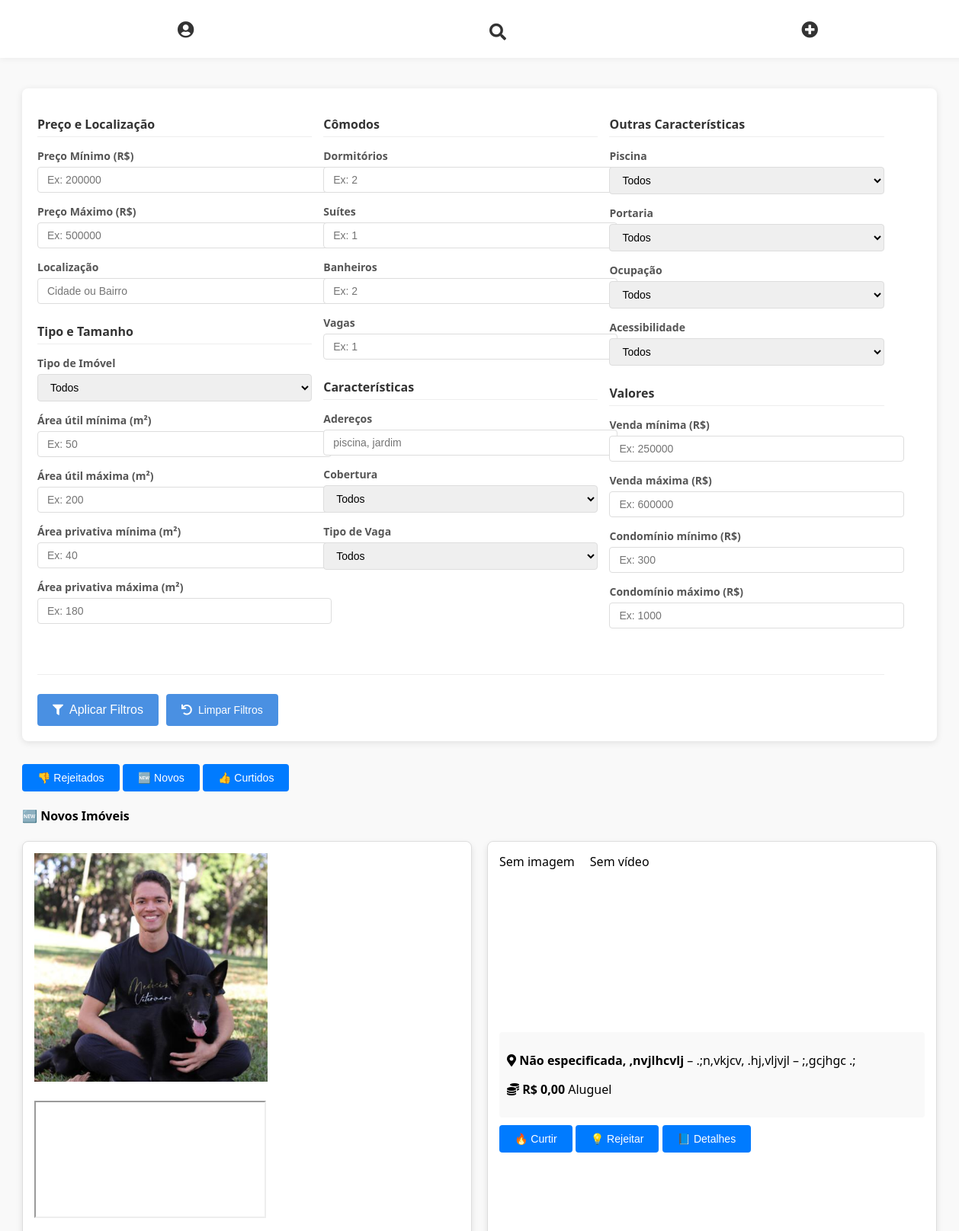
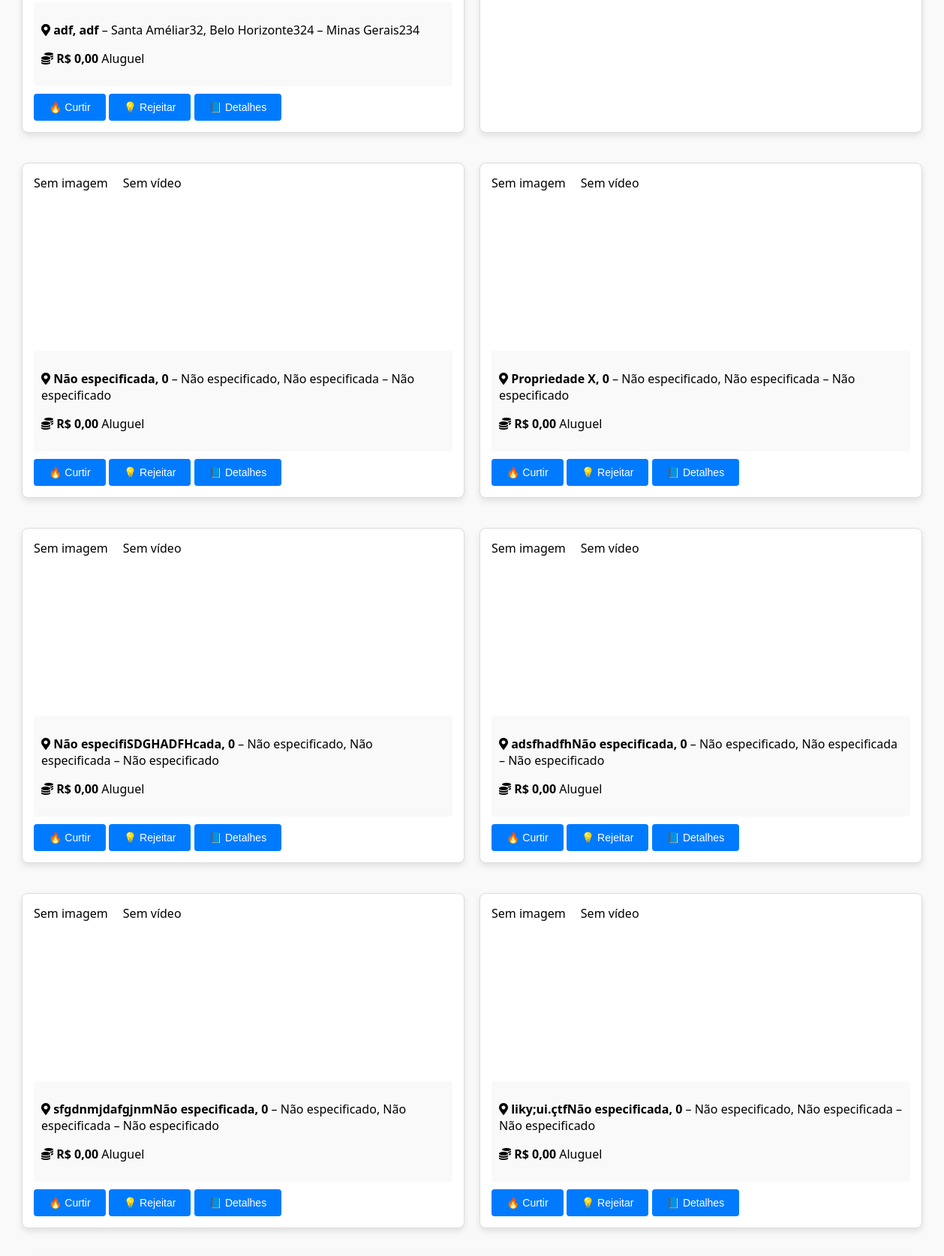
/ (signed in, upper part), run on the app's committed database (2 pictures, top to bottom).
### sales/models.py (models this page shows, shortened)
class Property(models.Model):
    likes = models.ManyToManyField(User, related_name='property_likes', blank=True)
    dislikes = models.ManyToManyField(User, related_name='property_dislikes', blank=True)
    owner = models.ManyToManyField(PropertyOwner, related_name="properties")
    street = models.CharField(max_length=255, verbose_name="Rua", default="Não especificada")
    street_number = models.CharField(max_length=10, verbose_name="Número", default="0")
    zip_code = models.CharField(max_length=10, verbose_name="CEP", default="00000-000")
    neighborhood = models.CharField(max_length=100, verbose_name="Bairro", default="Não especificado")
    city = models.CharField(max_length=100, verbose_name="Cidade", default="Não especificada")
    state = models.CharField(max_length=100, verbose_name="Estado", default="Não especificado")
    property_type = models.CharField(
        max_length=50,
        choices=[('apartment', 'Apartamento'), ('house', 'Casa'), ('land', 'Lote'), ('farm', 'Fazenda'), ('wahehouse', 'Galpão'), ('commercial', 'Comercial')],
        verbose_name="Tipo de Imóvel",
        default='apartment'
    )
    property_area = models.DecimalField(max_digits=10, decimal_places=2, verbose_name="Área útil do imóvel (m²)", default=0.0)
    bedrooms = models.IntegerField(verbose_name="Dormitórios (incluindo suítes)", default=1)
    suites = models.IntegerField(verbose_name="Suítes", default=0)
    bathrooms = models.IntegerField(verbose_name="Banheiros", default=1)
    features = models.CharField(max_length=255, verbose_name="Adereços", default="Nenhum")  # Usando um CharField para valores separados por vírgula
    is_covered = models.CharField(
        max_length=3,
        choices=[('yes', 'Sim'), ('no', 'Não')],
        verbose_name="Cobertura",
        default='no'
    )
    private_area = models.DecimalField(max_digits=10, decimal_places=2, verbose_name="Área privativa (m²)", default=0.0)
    garage_spots = models.IntegerField(verbose_name="Vagas de garagem", default=0)
    garage_type = models.CharField(
        max_length=20,
        choices=[
            ('covered', 'Coberta'),
            ('free', 'Livre'),
            ('covered_and_free', 'Coberta e Livre'),
            ('none', 'Nem Coberta nem Livre')
        ],
        verbose_name="Tipo de Vaga",
        default='none'
    )
    has_pool = models.CharField(
        max_length=3,
        choices=[('yes', 'Sim'), ('no', 'Não')],
        verbose_name="Piscina",
        default='no'
    )
    has_gatehouse = models.CharField(
        max_length=20,
        choices=[
            ('24h', '24 h'),
            ('daytime', 'Diurna'),
            ('night', 'Noturna'),
            ('none', 'Sem portaria')
        ],
        verbose_name="Portaria",
        default='none'
    )
    is_occupied = models.CharField(
        max_length=20,
        choices=[
            ('vacant', 'Está vago'),
            ('owner', 'Proprietário mora'),
            ('tenant', 'Inquilino mora')
        ],
        verbose_name="Alguém mora no imóvel",
        default='vacant'
    )
    access = models.CharField(
        max_length=20,
        choices=[('Key', 'Chave'), ('Biometry', 'Biometria'), ('Password', 'Senha')],
        verbose_name="Acesso",
        default='Key'
    )
    accessibility = models.CharField(
        max_length=3,
        choices=[('yes', 'Sim'), ('no', 'Não')],
        verbose_name="Acessibilidade",
        default='no'
    )
    move_availability = models.CharField(
        max_length=20,
        choices=[('immediate', 'Imediata'), ('30_days', '30 dias'), ('60_days', '60 dias'), ('other', 'Outro')],
        verbose_name="Disponibilidade de mudança",
        default='immediate'
    )
    rent_price = models.DecimalField(max_digits=10, decimal_places=2, verbose_name="Valor do aluguel", null=True, blank=True, default=0.0)
    sale_price = models.DecimalField(max_digits=10, decimal_places=2, verbose_name="Valor de venda", null=True, blank=True, default=0.0)
    iptu_value = models.DecimalField(max_digits=10, decimal_places=2, verbose_name="Valor do IPTU", null=True, blank=True, default=0.0)
    condo_fee = models.DecimalField(max_digits=10, decimal_places=2, verbose_name="Valor do condomínio", null=True, blank=True, default=0.0)
    video_url = models.URLField(max_length=500, null=True, blank=True, help_text="URL do vídeo do imóvel (e.g., YouTube link)")
    free_description = models.TextField(verbose_name="Descrição livre", null=True, blank=True)

class PropertyImage(models.Model):
    property = models.ForeignKey(Property, related_name='images', on_delete=models.CASCADE)
    image = models.ImageField(upload_to='property_images/')

### sales/views.py (the view, shortened to what this page needs)
# urls.py: path("", views.index, name="index"),
@login_required
def index(request):
    user = request.user
    imos_liked = Property.objects.filter(likes=user).prefetch_related('images', 'bids')
    imos_disliked = Property.objects.filter(dislikes=user).prefetch_related('images', 'bids')
    imos = Property.objects.exclude(likes=user).exclude(dislikes=user).prefetch_related('images', 'bids')
    bid_form = BidForm()
    return render(request, 'sales/index.html', {
        'imos': imos,                    # imóveis ainda não avaliados
        'imos_liked': imos_liked,        # curtidos
        'imos_disliked': imos_disliked,  # rejeitados
        'bid_form': bid_form,
    })

### sales/forms.py
class BidForm(forms.ModelForm):
    class Meta:
        model = Bid
        fields = ['amount', 'description']
        widgets = {
            'description': forms.Textarea(attrs={'rows': 3, 'placeholder': 'Digite as condições de pagamento'}),
        }

### sales/templates/sales/index.html (shortened to what this page needs)
{% extends 'sales/layout.html' %}
{% block filter %}
  {% include 'sales/partials/filter_form.html' %}
{% endblock %}
{% block content %}
<div class="container">
  <div class="text-center my-4">
    <button class="btn btn-outline-secondary mx-2" data-page="disliked">👎 Rejeitados</button>
    <button class="btn btn-outline-primary mx-2" data-page="new">🆕 Novos</button>
    <button class="btn btn-outline-success mx-2" data-page="liked">👍 Curtidos</button>
  </div>
  <div id="new" class="property-tab">
    <h4 class="mb-3">🆕 Novos Imóveis</h4>
    <div class="properties-container" id="container-new">
      {% for property in imos %}
        {% include 'sales/partials/property_card.html' with property=property %}
      {% empty %}
        <p class="text-muted">Nenhum imóvel disponível no momento.</p>
      {% endfor %}
    </div>
  </div>
</div>
{% endblock %}

### sales/templates/sales/partials/property_card.html (shortened to what this page needs)
<div class="property-card shadow-sm rounded-4 border bg-white p-3 mb-4"
     id="property-{{ property.id }}" data-property-id="{{ property.id }}">
  <div class="property-media row g-3 mb-3 align-items-stretch">
    <div class="col-md-6">
      {% if property.images.first %}
        <img src="{{ property.images.first.image.url }}"
             class="img-fluid rounded shadow-sm w-100 property-thumbnail"
             data-images='[{% for img in property.images.all %}"{{ img.image.url }}"{% if not forloop.last %},{% endif %}{% endfor %}]'
             style="cursor:pointer;max-height:300px;">
      {% else %}
        <div class="bg-light rounded d-flex align-items-center justify-content-center" style="height:220px;">
          <span class="text-muted">Sem imagem</span>
        </div>
      {% endif %}
    </div>
    <div class="col-md-6">
      {% if property.video_url %}
        <div class="ratio ratio-16x9 h-100">
          <iframe src="{{ property.video_url }}" class="w-100 h-100 rounded border" allowfullscreen></iframe>
        </div>
      {% else %}
        <div class="bg-light rounded d-flex align-items-center justify-content-center" style="height:220px;">
          <span class="text-muted">Sem vídeo</span>
        </div>
      {% endif %}
    </div>
  </div>
  <div class="property-info mb-3">
    <p class="mb-1">
      <i class="fas fa-map-marker-alt text-primary"></i>
      <strong>{{ property.street }}, {{ property.street_number }}</strong> –
      {{ property.neighborhood }}, {{ property.city }} – {{ property.state }}
    </p>
    <p class="mb-1">
      <i class="fas fa-coins text-success"></i>
      <strong>
        R$
        {{ property.sale_price|default:property.rent_price }}
      </strong>
      {% if property.sale_price %}
        <span class="badge bg-success ms-2">Venda</span>
      {% else %}
        <span class="badge bg-primary ms-2">Aluguel</span>
      {% endif %}
    </p>
  </div>
  <div class="d-flex justify-content-start gap-2 mb-3">
    <button class="btn btn-outline-success btn-sm like-btn"   data-id="{{ property.id }}">🔥 Curtir</button>
    <button class="btn btn-outline-danger  btn-sm dislike-btn" data-id="{{ property.id }}">💡 Rejeitar</button>
    <button class="btn btn-outline-primary btn-sm details-btn" data-id="{{ property.id }}">📘 Detalhes</button>
  </div>
</div>

### sales/static/layout.css (style rules this page uses)
.properties-container { display: flex; flex-wrap: wrap; gap: 20px; justify-content: space-around; }
.property-card { flex: 1 1 calc(50% - 20px); background: #fff; border: 1px solid #ddd; border-radius: 8px; overflow: hidden; box-sizing: border-box; box-shadow: 0 4px 8px rgba(0, 0, 0, 0.1); padding: 15px; margin-bottom: 20px; }
.property-media { display: flex; gap: 20px; flex-wrap: wrap; }
.property-info { margin-top: 15px; padding: 10px; background: #f9f9f9; border-radius: 4px; }
button { margin-top: 10px; padding: 8px 12px; background: #007bff; color: #fff; border: none; border-radius: 4px; cursor: pointer; }
@media (min-width: 768px) { .property-card { width: 45%; } }

### sales/templates/sales/layout.html (style rules this page uses)
body { font-family: 'Segoe UI', sans-serif; margin: 0; background-color: #f9f9f9; }

### sales/templates/sales/partials/filter_form.html (style rules this page uses)
.btn { padding: 10px 20px; border: none; border-radius: 4px; cursor: pointer; font-size: 14px; font-weight: 500; display: inline-flex; align-items: center; gap: 8px; transition: all 0.2s; }

### data on the page
Property: images.first.image (picture), street "adf", street_number "adf", neighborhood "Santa Améliar32", city "Belo Horizonte324", state "Minas Gerais234", sale_price "0,00", shows "Aluguel"
Property: shows "Sem imagem", shows "Sem vídeo", street "Não especificada", street_number ",nvjlhcvlj", neighborhood ".;n,vkjcv", city ".hj,vljvjl", state ";,gcjhgc .;", sale_price "0,00", shows "Aluguel"
Property: shows "Sem imagem", shows "Sem vídeo", street "Não especificada", street_number "0", neighborhood "Não especificado", city "Não especificada", state "Não especificado", sale_price "0,00", shows "Aluguel"
Property: shows "Sem imagem", shows "Sem vídeo", street "Propriedade X", street_number "0", neighborhood "Não especificado", city "Não especificada", state "Não especificado", sale_price "0,00", shows "Aluguel"
Property: shows "Sem imagem", shows "Sem vídeo", street "Não especifiSDGHADFHcada", street_number "0", neighborhood "Não especificado", city "Não especificada", state "Não especificado", sale_price "0,00", shows "Aluguel"
Property: shows "Sem imagem", shows "Sem vídeo", street "adsfhadfhNão especificada", street_number "0", neighborhood "Não especificado", city "Não especificada", state "Não especificado", sale_price "0,00", shows "Aluguel"
Property: shows "Sem imagem", shows "Sem vídeo", street "sfgdnmjdafgjnmNão especificada", street_number "0", neighborhood "Não especificado", city "Não especificada", state "Não especificado", sale_price "0,00", shows "Aluguel"
Property: shows "Sem imagem", shows "Sem vídeo", street "liky;ui.çtfNão especificada", street_number "0", neighborhood "Não especificado", city "Não especificada", state "Não especificado", sale_price "0,00", shows "Aluguel"
